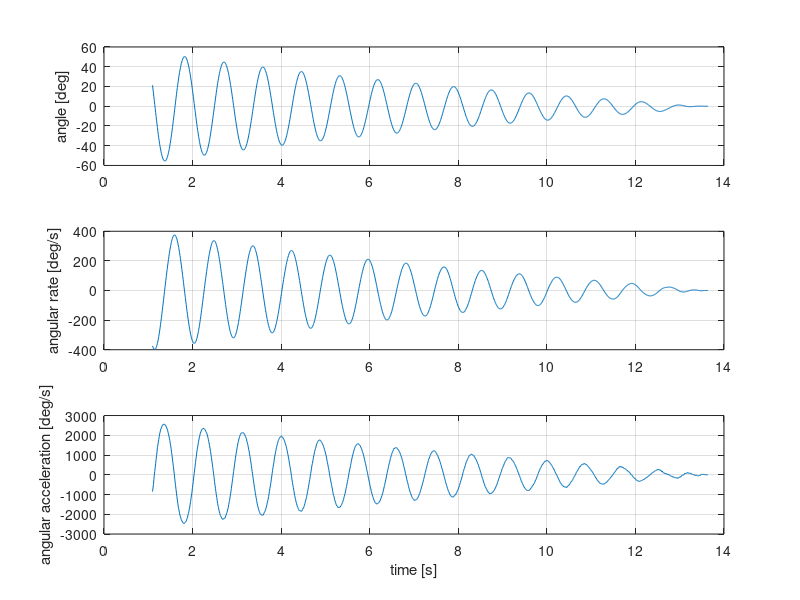

Write MATLAB code to recreate this figure. (Note: this script raises an error after producing the figure.)
clear
close all
clc

use_data = true;

if ~use_data
    s = serialport("COM3",921600,Timeout=5);
    pen_writeCurrent(s, 1500);
    pen_Reset(s);
    pause(0.1)
    is_moving = 1;
    t = [];
    encPos = [];
    encVel = [];
    not_moving_timer = tic;
    t_start = tic;
    ts = [];
    while is_moving || toc(not_moving_timer) < 10
        % read
        [new_valid, encPos_new, encVel_new, ~, t_new] = pen_readState(s);
        if ~new_valid
            continue
        end
        encPos(end+1) = encPos_new;
        encVel(end+1) = encVel_new;
        t(end+1) = t_new;
        ts(end+1) = toc(t_start);
        
        % stop condition
        if abs(encVel(end)) > 0.05
            is_moving = 1;
            not_moving_timer = tic;
        else
            if toc(not_moving_timer) > .5
                is_moving = 0;
            end
        end
    
    end
    t = t(11:end)';
    ts = ts(11:end)';
    ts = ts - ts(1) + t(1);
    encPos = encPos(11:end)';
    encPos = encPos - encPos(end); % center
    encVel = encVel(11:end)';
    
    %% end
    pen_writeCurrent(s, 250);
    s.delete()
else
    load("data.mat")
end

%% plot response
if ~use_data
    n_start = 100;
    t_use = t;
    p = smooth(encPos, 10);
    v = diff(p)./diff(t_use); 
    v = [v; v(end)];
    % v = [v(1); v];
    
    a = diff(v)./diff(t_use);
    a = [a; a(end)];
    % a = [a(1); a];
    
    v = smooth(v, 5);
    a = smooth(a, 10);
    p = p(n_start:end);
    v = v(n_start:end);
    a = a(n_start:end);
    t_use = t_use(n_start:end);
end

i_static = find(v ~= 0, 1, 'last');
p = p(1:(i_static+10));
v = v(1:(i_static+10));
a = a(1:(i_static+10));
t_use = t_use(1:(i_static+10));

sp(1) = subplot(311);
plot(t_use, p)
grid on
ylabel("angle [deg]")

sp(2) = subplot(312);
plot(t_use, v)
grid on
ylabel("angular rate [deg/s]")

sp(3) = subplot(313);
plot(t_use, a)
grid on
linkaxes(sp, 'x')
ylabel("angular acceleration [deg/s]")
xlabel("time [s]")
fontsize(14, 'points')

%% fit
% theta_dot_dot = -g/l*sin(theta) - d/l^2 theta_dot - f sign(theta_dot)
p_fit = p;
v_fit = v;
a_fit = a;
m = .2;

H = [-sind(p_fit), -v_fit, -tanh(v_fit*m)];
params = H \ a_fit;
g = 9.81;
l = g / params(1) * 180/pi;
d = l^2 * params(2);
f = params(3);

t = table([m; l; d; f], 'RowNames', ["m [-]", "l [m]", "d [Nm.s/deg]", "f [Nm]"], VariableNames="Parameters");
disp(t)

% verify
a_est = -g/l*180/pi*sind(p_fit) - d/l^2*v_fit - f*tanh(v_fit*m);
subplot(313)
hold on
plot(t_use, a_est, '-.')
hold off

%% save
% save('data.mat', 'p', 'v', 'a', 't', 't_use')

%% functions
function pen_writeCurrent(s, c)
writeline(s, "c"+num2str(c));
end

function [new_valid, encPos, encVel, stepperPos, t] = pen_readState(s)
encPos = nan;
encVel = nan;
stepperPos = nan;
new_valid = 0;
t = nan;
% while s.NumBytesAvailable > 0
    line_raw = readline(s);
    if isempty(line_raw)
        return
    end
    line = sscanf(line_raw, "%f,%f,%f,%f");
    if numel(line) == 4
        t = line(1);
        encPos = line(2);
        encVel = line(3);
        stepperPos = line(4);
        new_valid = 1;
    else
        fprintf("unknown line: %s", line_raw);
    end
% end
end

function pen_Reset(s)
writeline(s, "r");
end
